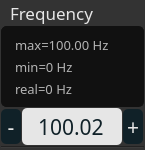
<?xml version="1.0" encoding="UTF-8"?>
<ui version="4.0">
 <class>parameterForm</class>
 <widget class="QWidget" name="parameterForm">
  <property name="geometry">
   <rect>
    <x>0</x>
    <y>0</y>
    <width>145</width>
    <height>150</height>
   </rect>
  </property>
  <property name="sizePolicy">
   <sizepolicy hsizetype="Minimum" vsizetype="Minimum">
    <horstretch>0</horstretch>
    <verstretch>0</verstretch>
   </sizepolicy>
  </property>
  <property name="minimumSize">
   <size>
    <width>145</width>
    <height>0</height>
   </size>
  </property>
  <property name="maximumSize">
   <size>
    <width>156</width>
    <height>218</height>
   </size>
  </property>
  <property name="windowTitle">
   <string>Form</string>
  </property>
  <property name="autoFillBackground">
   <bool>false</bool>
  </property>
  <property name="styleSheet">
   <string notr="true">background: rgb(51, 51, 51);
padding: 0;
margin: 0;</string>
  </property>
  <layout class="QGridLayout" name="gridLayout">
   <property name="leftMargin">
    <number>1</number>
   </property>
   <property name="topMargin">
    <number>1</number>
   </property>
   <property name="rightMargin">
    <number>1</number>
   </property>
   <property name="bottomMargin">
    <number>1</number>
   </property>
   <property name="spacing">
    <number>1</number>
   </property>
   <item row="3" column="0" colspan="2">
    <layout class="QHBoxLayout" name="enterValueLayout">
     <property name="sizeConstraint">
      <enum>QLayout::SetMinimumSize</enum>
     </property>
     <item>
      <widget class="QPushButton" name="minusCompactButton">
       <property name="sizePolicy">
        <sizepolicy hsizetype="Fixed" vsizetype="Fixed">
         <horstretch>0</horstretch>
         <verstretch>0</verstretch>
        </sizepolicy>
       </property>
       <property name="minimumSize">
        <size>
         <width>0</width>
         <height>35</height>
        </size>
       </property>
       <property name="font">
        <font>
         <family>OCR A Extended</family>
         <pointsize>16</pointsize>
        </font>
       </property>
       <property name="styleSheet">
        <string notr="true">QPushButton {
	background: rgb(16, 33, 40);
	color: rgb(230, 230, 230);
	border-radius: 5px;
	width: 20px;
	height: 30px;
}

QPushButton::disabled {
	background: rgb(76, 93, 100);
	color: rgb(180, 180, 180);
}</string>
       </property>
       <property name="text">
        <string>-</string>
       </property>
      </widget>
     </item>
     <item>
      <widget class="QLineEdit" name="currValueCompactLine">
       <property name="sizePolicy">
        <sizepolicy hsizetype="Fixed" vsizetype="Maximum">
         <horstretch>0</horstretch>
         <verstretch>0</verstretch>
        </sizepolicy>
       </property>
       <property name="minimumSize">
        <size>
         <width>0</width>
         <height>0</height>
        </size>
       </property>
       <property name="maximumSize">
        <size>
         <width>100</width>
         <height>37</height>
        </size>
       </property>
       <property name="font">
        <font>
         <family>Share Tech Mono</family>
         <pointsize>16</pointsize>
        </font>
       </property>
       <property name="styleSheet">
        <string notr="true">QLineEdit {
	color: rgb(16, 33, 40);
	background: rgb(230, 230, 230);
	border-radius: 5px;
	padding: 5px 0;
}

QLineEdit::disabled {
	background: rgb(180, 180, 180);
	color: rgb(76, 93, 100);
}</string>
       </property>
       <property name="text">
        <string>100.02</string>
       </property>
       <property name="maxLength">
        <number>65535</number>
       </property>
       <property name="alignment">
        <set>Qt::AlignCenter</set>
       </property>
      </widget>
     </item>
     <item>
      <widget class="QPushButton" name="plusCompactButton">
       <property name="sizePolicy">
        <sizepolicy hsizetype="Maximum" vsizetype="Fixed">
         <horstretch>0</horstretch>
         <verstretch>0</verstretch>
        </sizepolicy>
       </property>
       <property name="minimumSize">
        <size>
         <width>0</width>
         <height>35</height>
        </size>
       </property>
       <property name="font">
        <font>
         <family>OCR A Extended</family>
         <pointsize>16</pointsize>
        </font>
       </property>
       <property name="styleSheet">
        <string notr="true">QPushButton {
	background: rgb(16, 33, 40);
	color: rgb(230, 230, 230);
	border-radius: 5px;
	width: 20px;
	height: 30px;
}

QPushButton::disabled {
	background: rgb(76, 93, 100);
	color: rgb(180, 180, 180);
}</string>
       </property>
       <property name="text">
        <string>+</string>
       </property>
      </widget>
     </item>
    </layout>
   </item>
   <item row="4" column="0" colspan="2">
    <widget class="Line" name="line">
     <property name="orientation">
      <enum>Qt::Horizontal</enum>
     </property>
    </widget>
   </item>
   <item row="0" column="0" colspan="2">
    <layout class="QHBoxLayout" name="horizontalLayout">
     <item>
      <widget class="QLabel" name="titleCompactLabel">
       <property name="sizePolicy">
        <sizepolicy hsizetype="Minimum" vsizetype="Maximum">
         <horstretch>0</horstretch>
         <verstretch>0</verstretch>
        </sizepolicy>
       </property>
       <property name="font">
        <font>
         <family>Share Tech Mono</family>
         <pointsize>13</pointsize>
        </font>
       </property>
       <property name="styleSheet">
        <string notr="true">color: rgb(230,230,230); margin-left: 5px;</string>
       </property>
       <property name="text">
        <string>Frequency</string>
       </property>
      </widget>
     </item>
    </layout>
   </item>
   <item row="1" column="0" colspan="2">
    <widget class="QGroupBox" name="groupBox">
     <property name="sizePolicy">
      <sizepolicy hsizetype="Minimum" vsizetype="Minimum">
       <horstretch>0</horstretch>
       <verstretch>0</verstretch>
      </sizepolicy>
     </property>
     <property name="minimumSize">
      <size>
       <width>0</width>
       <height>80</height>
      </size>
     </property>
     <property name="styleSheet">
      <string notr="true">background-color: rgb(17, 17, 17);
border: 1px solid rgb(17, 17, 17);
border-radius: 5px;</string>
     </property>
     <property name="title">
      <string/>
     </property>
     <layout class="QVBoxLayout" name="verticalLayout">
      <item>
       <widget class="QLabel" name="maxCompactLabel">
        <property name="sizePolicy">
         <sizepolicy hsizetype="Minimum" vsizetype="Fixed">
          <horstretch>0</horstretch>
          <verstretch>0</verstretch>
         </sizepolicy>
        </property>
        <property name="font">
         <font>
          <family>Share Tech Mono</family>
          <pointsize>10</pointsize>
         </font>
        </property>
        <property name="styleSheet">
         <string notr="true">color: rgb(180, 180, 180);</string>
        </property>
        <property name="text">
         <string>max=100.00 Hz</string>
        </property>
       </widget>
      </item>
      <item>
       <widget class="QLabel" name="minCompactLabel">
        <property name="sizePolicy">
         <sizepolicy hsizetype="Minimum" vsizetype="Fixed">
          <horstretch>0</horstretch>
          <verstretch>0</verstretch>
         </sizepolicy>
        </property>
        <property name="font">
         <font>
          <family>Share Tech Mono</family>
          <pointsize>10</pointsize>
         </font>
        </property>
        <property name="styleSheet">
         <string notr="true">color: rgb(180, 180, 180);</string>
        </property>
        <property name="text">
         <string>min=0 Hz</string>
        </property>
       </widget>
      </item>
      <item>
       <widget class="QLabel" name="realValueUnitCompactLabel">
        <property name="sizePolicy">
         <sizepolicy hsizetype="Minimum" vsizetype="Fixed">
          <horstretch>0</horstretch>
          <verstretch>0</verstretch>
         </sizepolicy>
        </property>
        <property name="font">
         <font>
          <family>Share Tech Mono</family>
          <pointsize>10</pointsize>
         </font>
        </property>
        <property name="styleSheet">
         <string notr="true">color: rgb(180, 180, 180);</string>
        </property>
        <property name="text">
         <string>real=0 Hz</string>
        </property>
       </widget>
      </item>
     </layout>
    </widget>
   </item>
  </layout>
 </widget>
 <resources/>
 <connections/>
</ui>
